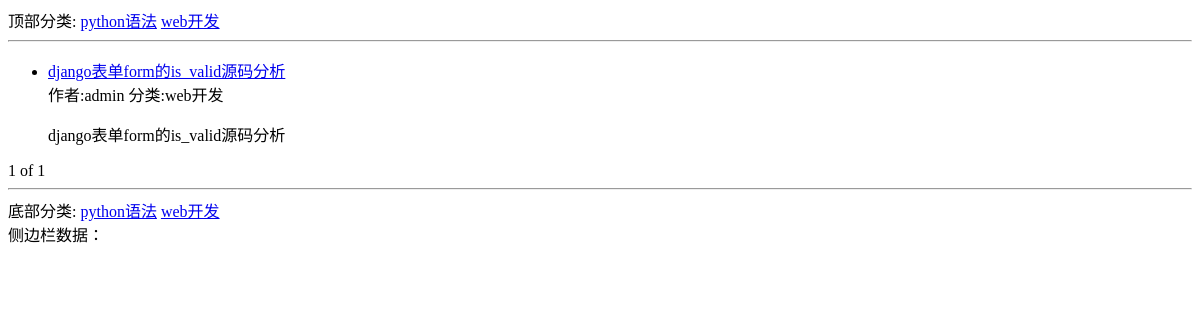
The app's page /, older data.
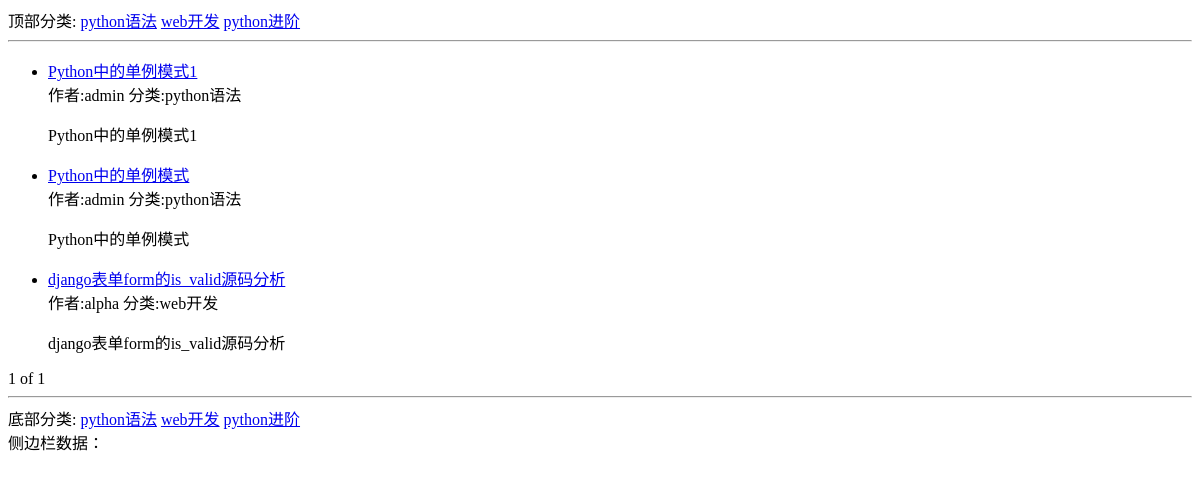
The same page, newer data.
### blog/models.py (models this page shows, shortened)
class Category(models.Model):
    STATUS_NORMAL = 1
    STATUS_DELETE = 0
    STATUS_ITEMS = [
        (STATUS_NORMAL, '正常'),
        (STATUS_DELETE, '删除'),
    ]
    name = models.CharField(max_length=128, verbose_name="名称")
    status = models.PositiveIntegerField(default=STATUS_NORMAL, choices=STATUS_ITEMS, verbose_name="状态")
    is_nav = models.BooleanField(default=False, verbose_name="是否为导航")
    owner = models.ForeignKey(User, verbose_name="作者")
    created_time = models.DateTimeField(auto_now_add=True, verbose_name="创建时间")
    class Meta:
        verbose_name = verbose_name_plural = "分类"
    @classmethod
    def get_navs(cls):
        categories = cls.objects.filter(status=cls.STATUS_NORMAL)
        nav_categories = []
        normal_categories = []
        for ca in categories:
            if ca.is_nav:
                nav_categories.append(ca)
            else:
                normal_categories.append(ca)
        return {
            'nav': nav_categories,
            'categories': normal_categories
        }

class Post(models.Model):
    STATUS_NORMAL = 1
    STATUS_DELETE = 0
    STATUS_DRAFT = 2
    STATUS_ITEMS = [
        (STATUS_NORMAL, '正常'),
        (STATUS_DELETE, '删除'),
        (STATUS_DRAFT, '草稿'),
    ]
    title = models.CharField(max_length=128, verbose_name="标题")
    desc = models.CharField(max_length=1024, blank=True, verbose_name="摘要")
    content = models.TextField(verbose_name="正文", help_text="正文必须为mark down格式")
    status = models.PositiveIntegerField(default=STATUS_NORMAL, choices=STATUS_ITEMS, verbose_name="状态")
    category = models.ForeignKey(Category, verbose_name="分类")
    tag = models.ManyToManyField(Tag, verbose_name="标签")
    owner = models.ForeignKey(User, verbose_name="作者")
    created_time = models.DateTimeField(auto_now_add=True, verbose_name="创建时间")
    pv = models.PositiveIntegerField(default=1)
    uv = models.PositiveIntegerField(default=1)
    class Meta:
        verbose_name = verbose_name_plural = "文章"
        ordering = ['-id']  #根据Id进行降序排列

### blog/views.py (the view)
# urls.py: url(r'^$', IndexView.as_view(), name='post_list'),
class IndexView(CommonViewMixin, ListView):
    queryset = Post.latest_posts()
    template_name = 'blog/list.html'
    context_object_name = 'post_list'
    paginate_by = 5
    print("in IndexView")

### blog/views.py (called while the page is built)
    def get_context_data(self, **kwargs):
        context = super().get_context_data(**kwargs)
        context.update({
            'sidebars': SideBar.get_all()
        })
        context.update(Category.get_navs())
        return context

### config/models.py (called while the page is built)
    @classmethod
    def get_all(cls):
        return cls.objects.filter(status=cls.STATUS_SHOW)

### typeidea/templates/blog/list.html (shortened to what this page needs)
{% extends './base.html' %}
{% block main%}
    <ul>
        {% for post in post_list %}
        <li>
            <a href="{% url 'post_detail' post.id %}">{{ post.title }}</a>
            <div>
                <span>作者:{{ post.owner.username}}</span>
                <span>分类:{{ post.category.name }}</span>
            </div>
            <p>
                {{ post.desc }}
            </p>
        </li>
        {% endfor %}
    </ul>
{% if page_obj %}
{{ page_obj.number }} of {{ paginator.num_pages }}
{% endif %}
{% endblock %}

### typeidea/templates/blog/base.html (shortened to what this page needs)
<!DOCTYPE html>
<html lang="en">
<head>
</head>
<body>
<div>顶部分类:
    {% for cate in nav %}
    <a href="{% url 'category_list' cate.id %}">{{ cate.name }}</a>
    {% endfor %}
</div>
<hr>
{% block main %}
{% endblock %}
<hr>
<div>底部分类:
    {% for cate in nav %}
     <a href="{% url 'category_list' cate.id %}">{{ cate.name }}</a>
    {% endfor %}
</div>
<div>侧边栏数据：
</div>
</body>
</html>

Row changes from the older to the newer data that the page shows:
now on this page (row edited): Category: name "python进阶"
added Post: title "Python中的单例模式1", owner.username "admin", category.name "python语法", desc "Python中的单例模式1"
added Post: title "Python中的单例模式", owner.username "admin", category.name "python语法", desc "Python中的单例模式"
changed Post "django表单form的is_valid源码分析": owner.username "admin" → "alpha"
